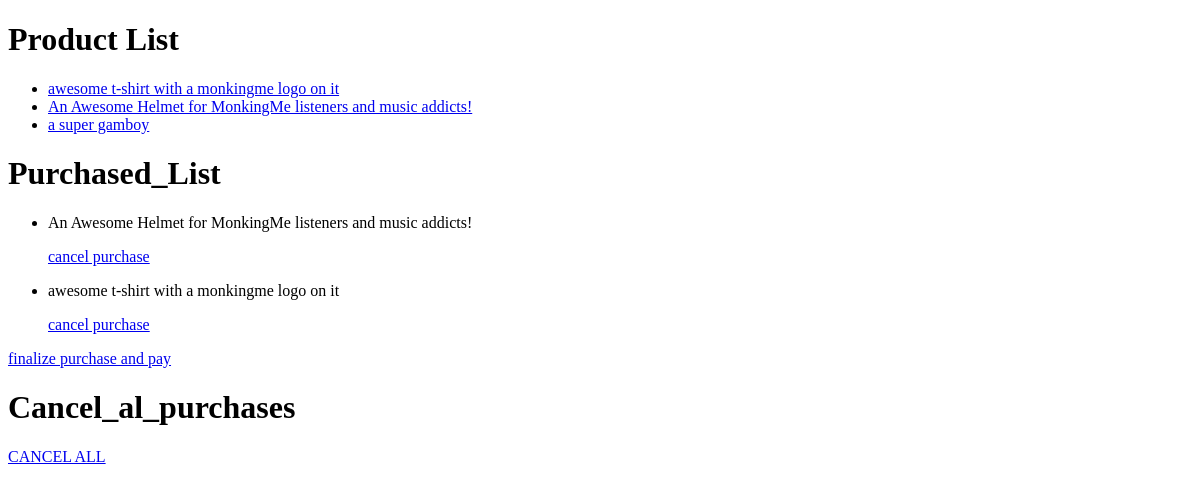
The page /payment_app/ on the database as committed earlier.
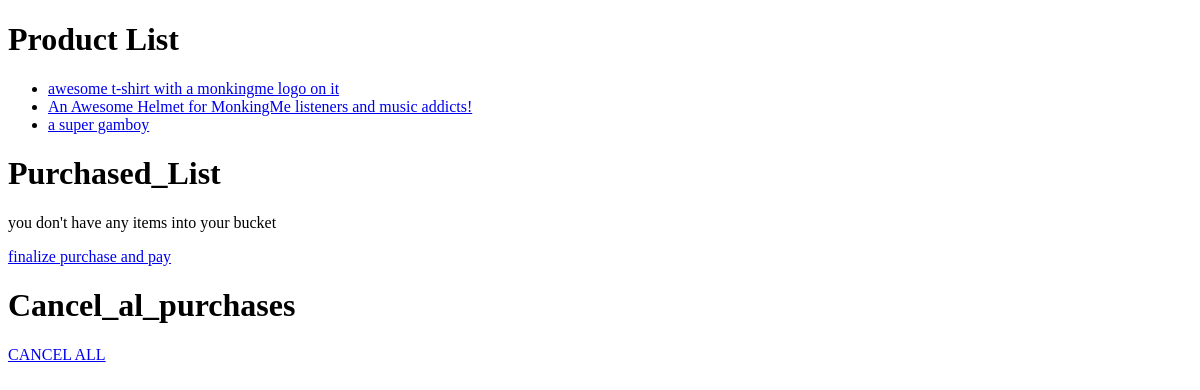
The same page on the database as committed later.
### payment_app/models.py (models this page shows, shortened)
class Product(models.Model):
	name = models.CharField(max_length=55)
	stripe_identifier = models.CharField(max_length=255,blank=True, default=None)
	remaining_items = models.IntegerField()
	description = models.CharField(max_length=255)
	attribute_dict = models.TextField()
	price = models.IntegerField()

class Purchase(models.Model):
	order_identifier = models.ForeignKey(Order, related_name='purchases', null=True, default=None)
	purchaser = models.ForeignKey(User, related_name='purchases', on_delete=models.CASCADE)
	product = models.ForeignKey(Product, related_name='purchase')
	attribut_dict = models.TextField(blank=True)
	quantity = models.IntegerField()

### payment_app/views.py (the view)
def store(request):
	user = User.objects.get(pk=1)
	product_list = get_list_or_404(Product, id__gte=1)
	try:
		purchased_list = get_list_or_404(Purchase, purchaser=user, order_identifier__isnull =True)
	except:
		purchased_list = None
	context = {'product_list':product_list,'purchased_list':purchased_list}
	return render(request,'payment_app/store.html', context)

### payment_app/templates/payment_app/store.html
<!doctype html>
<html>
	<head>
	</head>
	<body>
		<h1> Product List </h1>
		{% if product_list %}
    			<ul>
    			{% for product in product_list %}
        			<li>
					<a href="{% url 'merchandise_details' product.id %}">{{ product.description }}</a>
				</li>
    			{% endfor %}
    			</ul>
		{% else %}
    			<p>No polls are available.</p>
		{% endif %}
		<h1> Purchased_List </h1>
		{% if purchased_list %}
    			<ul>
    			{% for purchased in purchased_list %}
        			<li>
					<p>{{ purchased.product.description }}</p>
					<a href=" {% url 'cancel_purchase' purchased.id %}">cancel purchase </a>
				</li>
    			{% endfor %}
    			</ul>
		{% else %}
    			<p>you don't have any items into your bucket</p>
		{% endif %}
		<a href={% url 'pay_page' %}>finalize purchase and pay</a>
		<h1> Cancel_al_purchases </h1>
		<a href={% url 'cancel_all_purchases' %}>CANCEL ALL </a>
	</body>
</html>

Rows that differ between the two databases and show on the page:
removed Purchase: product.description "An Awesome Helmet for MonkingMe listeners and music addicts!"
removed Purchase: product.description "awesome t-shirt with a monkingme logo on it"
Other text that changed with them:
text now shown: "you don't have any items into your bucket"
